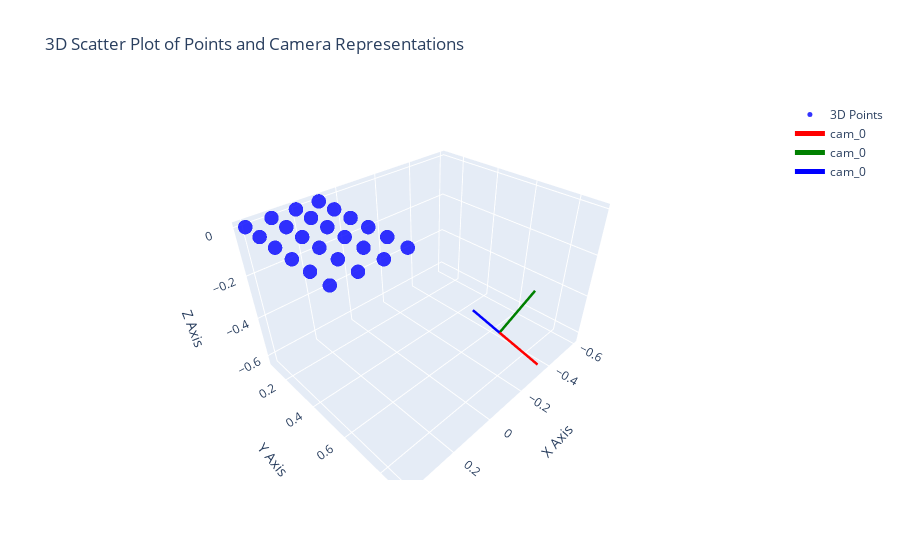

Write notebook code for a chart like this one.
### Markdown cell above
according to [docs](https://docs.opencv.org/4.x/d9/d0c/group__calib3d.html#gab3ab7bb2bdfe7d5d9745bb92d13f9564) the axis conventions are x: red, y: green and z: blue.

### Code cell
import plotly.graph_objects as go
from stl import mesh
def plot_3d_points_and_camera_centers(points, extrinsic_matrices):
    """
    Plots a 3D scatter plot of the given points and camera representations from extrinsic matrices.

    Parameters:
    - points: A 3xN NumPy array, where each column represents a point (x, y, z).
    - extrinsic_matrices: A list of 4x4 NumPy arrays representing the extrinsic matrices for each camera.
    """
    # Ensure points is a NumPy array
    points = np.asarray(points)

    # Check if the input is a 3xN array
    if points.shape[0] != 3:
        raise ValueError("Input points must be a 3xN NumPy array.")

    # Extract x, y, z coordinates
    x = points[0, :]
    y = points[1, :]
    z = points[2, :]

    # Create a 3D scatter plot for the points
    fig = go.Figure(data=[go.Scatter3d(
        x=x,
        y=y,
        z=z,
        mode='markers',
        marker=dict(
            size=5,
            color='blue',  # Marker color for points
            opacity=0.8
        ),
        name='3D Points'
    )])

    def create_camera_cone(extrinsic, name):
        # Transform the cone points using the extrinsic matrix
        rotation_matrix = extrinsic[:3, :3].T
        camera_center = -rotation_matrix @ extrinsic[:3, 3]

        # def rotate_and_translate(vertices, rotation_matrix, translation_vector):
        #     # Apply rotation
        #     rotated_vertices = vertices @ rotation_matrix.T  # Ensure correct shape
        #     # Apply translation
        #     translated_vertices = rotated_vertices + translation_vector
        #     return translated_vertices

        # # Load the STL file
        # your_mesh = mesh.Mesh.from_file('pyramid.stl')

        # # Extract vertices
        # vertices = your_mesh.vectors.reshape(-1, 3)

        # # Rotate and translate the frustum
        # transformed_vertices = rotate_and_translate(vertices, rotation_matrix, camera_center)

        # # Compute forward vector 
        # frustum = go.Mesh3d(
        #     x=transformed_vertices[:, 0],
        #     y=transformed_vertices[:, 1],
        #     z=transformed_vertices[:, 2],
        #     opacity=0.75,
        #     color='blue'
        # )

        # Create axes representing the camera's orientation
        axes_length = 0.25
        x_axis = go.Scatter3d(
            x=[camera_center[0], camera_center[0] + axes_length * rotation_matrix[0, 0]],
            y=[camera_center[1], camera_center[1] + axes_length * rotation_matrix[1, 0]],
            z=[camera_center[2], camera_center[2] + axes_length * rotation_matrix[2, 0]],
            mode='lines',
            line=dict(color='red', width=5),
            name=name
        )

        y_axis = go.Scatter3d(
            x=[camera_center[0], camera_center[0] + axes_length * rotation_matrix[0, 1]],
            y=[camera_center[1], camera_center[1] + axes_length * rotation_matrix[1, 1]],
            z=[camera_center[2], camera_center[2] + axes_length * rotation_matrix[2, 1]],
            mode='lines',
            line=dict(color='green', width=5),
            name=name
        )

        z_axis = go.Scatter3d(
            x=[camera_center[0], camera_center[0] + axes_length * rotation_matrix[0, 2]],
            y=[camera_center[1], camera_center[1] + axes_length * rotation_matrix[1, 2]],
            z=[camera_center[2], camera_center[2] + axes_length * rotation_matrix[2, 2]],
            mode='lines',
            line=dict(color='blue', width=5),
            name=name
        )

        return [x_axis, y_axis, z_axis]

    # Plot camera representations from extrinsic matrices
    for idx, extrinsic in enumerate(extrinsic_matrices):
        # Create the camera cone
        cone_point_objects = create_camera_cone(extrinsic, f"cam_{idx}")

        # Add the cone to the plot
        [fig.add_trace(cone_points) for cone_points in cone_point_objects]

    # Set the layout
    fig.update_layout(
        title='3D Scatter Plot of Points and Camera Representations',
        scene=dict(
            xaxis_title='X Axis',
            yaxis_title='Y Axis',
            zaxis_title='Z Axis'
        )
    )

    # Show the figure in the Jupyter Notebook
    fig.show()


# Define a list of extrinsic matrices (4x4)
extrinsic_matrices = [
    camera_extrinsics
]

# Call the function to plot the points and camera representations
plot_3d_points_and_camera_centers(world_corners.T, extrinsic_matrices)

### Figure 1 — Plotly figure (JSON) as saved in the notebook; plotly's stock layout.template omitted (floating-point values rounded to 4 significant figures)
{"data": [{"marker": {"color": "blue", "opacity": 0.8, "size": 5}, "mode": "markers", "name": "3D Points", "type": "scatter3d", "x": [0.1, 0.2, 0.3, 0.4, 0.1, 0.2, 0.3, 0.4, 0.1, 0.2, 0.3, 0.4, 0.1, 0.2, 0.3, 0.4, 0.1, 0.2, 0.3, 0.4, 0.1, 0.2, 0.3, 0.4], "y": [0.1, 0.1, 0.1, 0.1, 0.2, 0.2, 0.2, 0.2, 0.3, 0.3, 0.3, 0.3, 0.4, 0.4, 0.4, 0.4, 0.5, 0.5, 0.5, 0.5, 0.6, 0.6, 0.6, 0.6], "z": [0, 0, 0, 0, 0, 0, 0, 0, 0, 0, 0, 0, 0, 0, 0, 0, 0, 0, 0, 0, 0, 0, 0, 0]}, {"line": {"color": "red", "width": 5}, "mode": "lines", "name": "cam_0", "type": "scatter3d", "x": [-0.4045, -0.3473], "y": [0.6502, 0.8935], "z": [-0.6321, -0.6253]}, {"line": {"color": "green", "width": 5}, "mode": "lines", "name": "cam_0", "type": "scatter3d", "x": [-0.4045, -0.5924], "y": [0.6502, 0.6899], "z": [-0.6321, -0.472]}, {"line": {"color": "blue", "width": 5}, "mode": "lines", "name": "cam_0", "type": "scatter3d", "x": [-0.4045, -0.2498], "y": [0.6502, 0.6085], "z": [-0.6321, -0.4401]}], "layout": {"scene": {"xaxis": {"title": {"text": "X Axis"}}, "yaxis": {"title": {"text": "Y Axis"}}, "zaxis": {"title": {"text": "Z Axis"}}}, "title": {"text": "3D Scatter Plot of Points and Camera Representations"}}}
